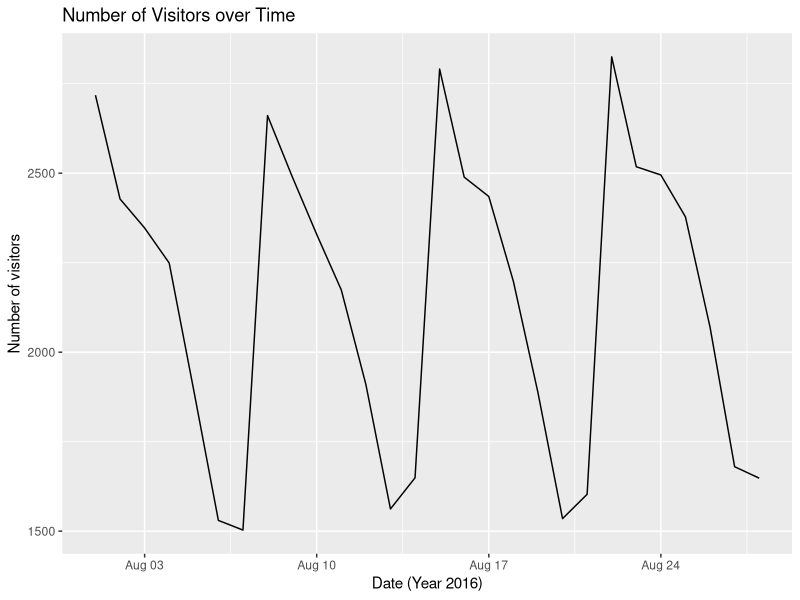
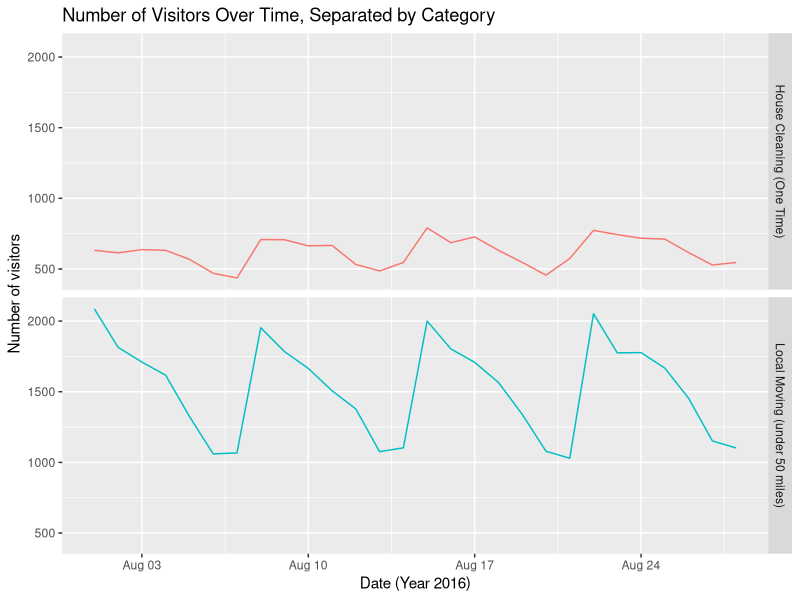
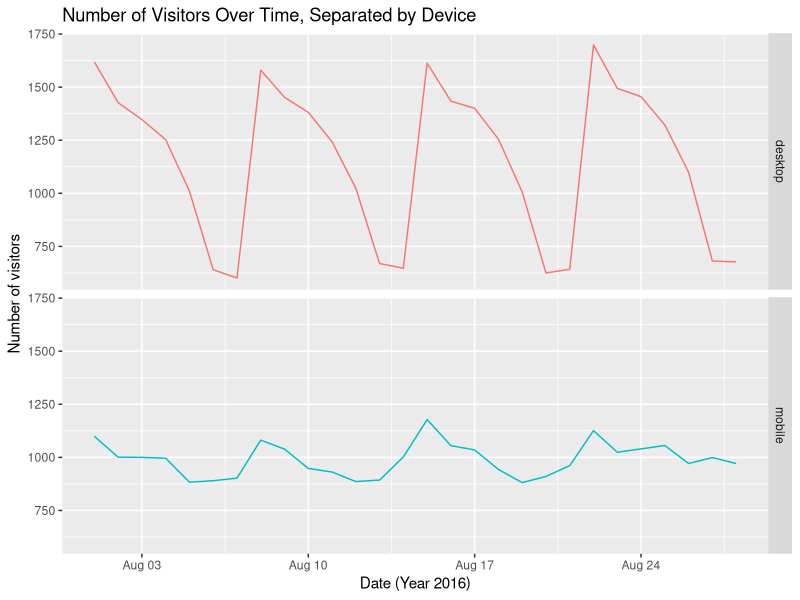
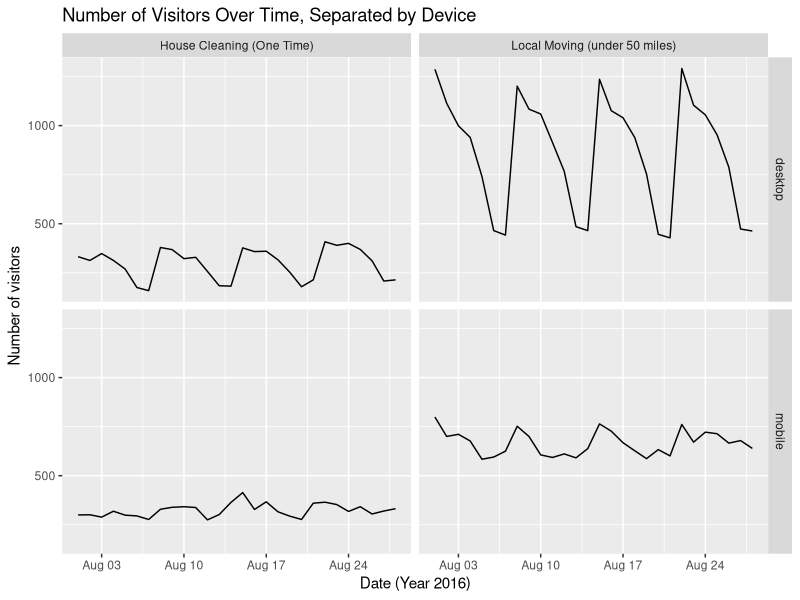
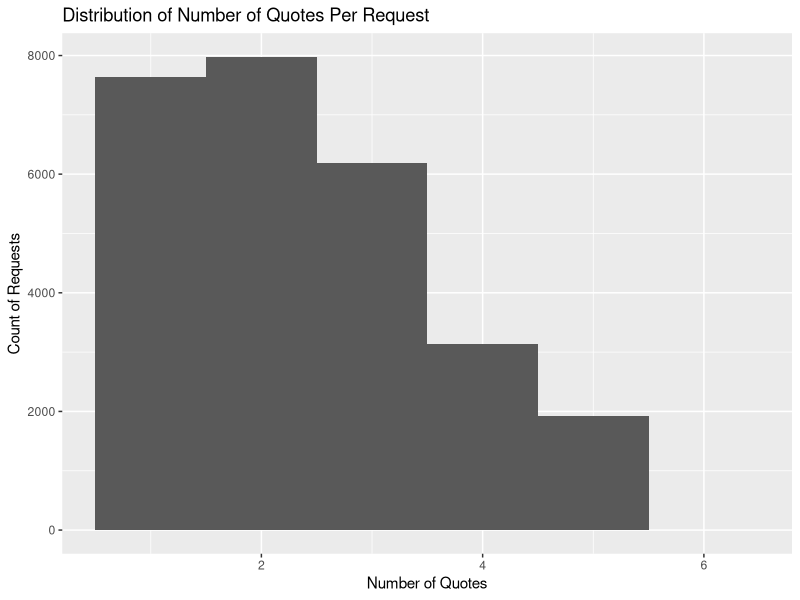
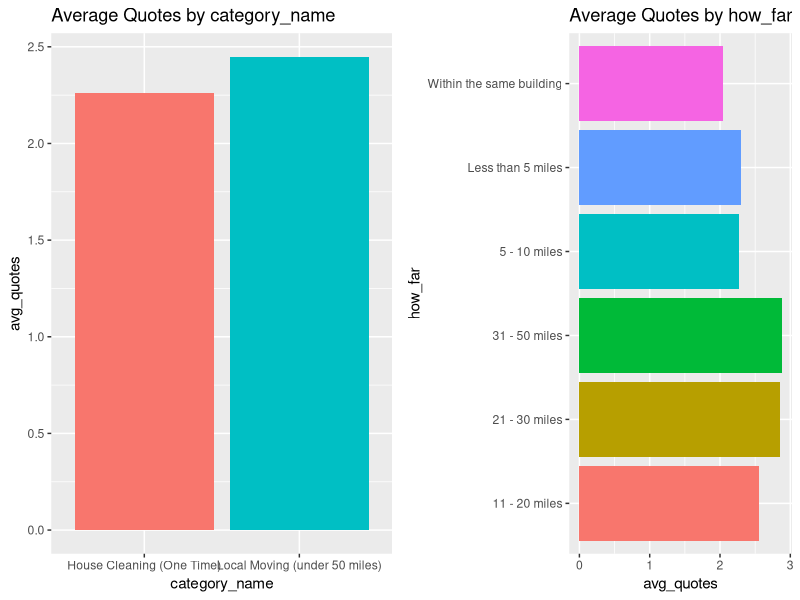
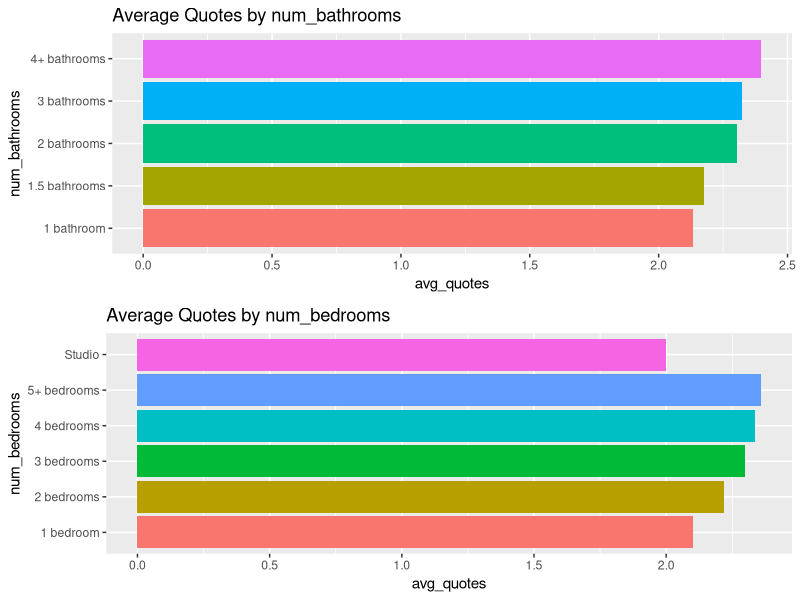
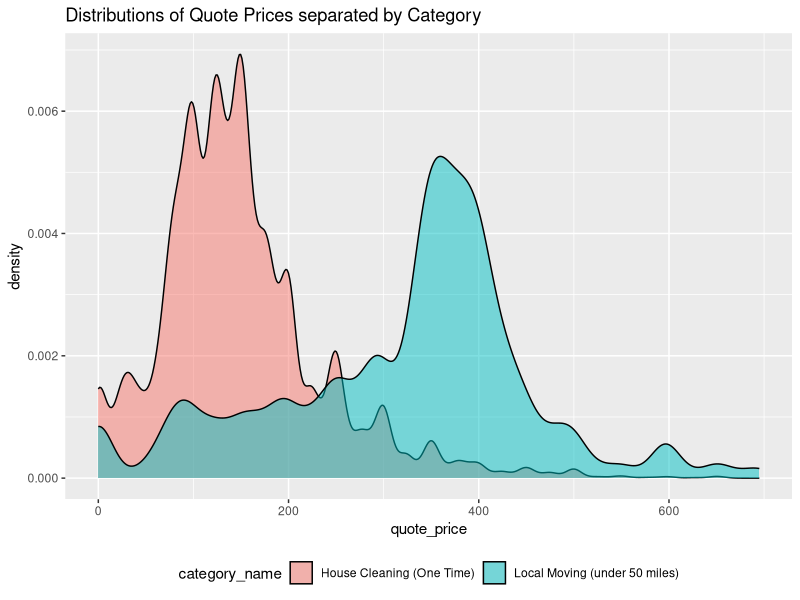

The R script that drew these images, in order:
## ---- chunk 1
knitr::opts_chunk$set(fig.width=8, fig.height=6, echo = F, results = 'hide',
                      warning = F)
setwd("~/Documents/Jobs/Job Applications/Thumbtack")
library(ggplot2)
library(dplyr)
library(grid)
library(gridExtra)
## ---- chunk 2
#First, reading the two datasets:
quotes <- read.csv("quotes.csv", stringsAsFactors = F)
visitors <- read.csv("visitors.csv", stringsAsFactors = F)
## ---- chunk 3
#First, converting session_date column to Date object types:
visitors$session_date <- as.Date(visitors$session_date, format = "%m/%d")
## ---- chunk 4
ggplot_1 <- ggplot(data = visitors, aes(x = session_date))
ggplot_1 +
  geom_line(stat = 'count') + 
  labs(x = "Date (Year 2016)", y = "Number of visitors") +
  ggtitle("Number of Visitors over Time")
## ---- chunk 5
weekdays(as.Date('07-08-2016', '%d-%m-%Y'))

## ---- chunk 6
table(visitors$sent_request)
## ---- chunk 7
sum(visitors$sent_request) / nrow(visitors) * 100
## ---- chunk 8
ggplot_1 + 
  geom_line(stat = 'count', aes(color = category_name)) + 
  facet_grid(category_name ~.) +
  guides(color = F) + 
  labs(x = "Date (Year 2016)", y = "Number of visitors") +
  ggtitle("Number of Visitors Over Time, Separated by Category")

## ---- chunk 9
ggplot_1 + 
  geom_line(stat = 'count', aes(color = device)) + 
  facet_grid(device ~.) +
  guides(color = F) + 
  labs(x = "Date (Year 2016)", y = "Number of visitors") + 
  ggtitle("Number of Visitors Over Time, Separated by Device")

## ---- chunk 10
ggplot_1 + 
  geom_line(stat = 'count') +
  facet_grid(device ~ category_name) +
  labs(x = "Date (Year 2016)", y = "Number of visitors") + 
  ggtitle("Number of Visitors Over Time, Separated by Device")
## ---- chunk 11
table(visitors$category_name) / nrow(visitors) * 100
## ---- chunk 12
table(visitors$device) / nrow(visitors) * 100
## ---- chunk 13
table(visitors$device, visitors$category_name) / nrow(visitors) * 100
## ---- chunk 14
#Reshaping data to only include 1 row per request_id, with
#a new column showing how many quote ids there were for that request:
grouped <-
  quotes %>% group_by(., request_id) %>%
  dplyr::summarise(., num_quotes = n_distinct(quote_id))

## ---- chunk 15
ggplot2 <- ggplot(data = grouped, aes(x = num_quotes))
ggplot2 + 
  geom_histogram(bins = length(unique(grouped$num_quotes))) +
  labs(x = "Number of Quotes", y = "Count of Requests") +
  ggtitle("Distribution of Number of Quotes Per Request")
  

## ---- chunk 16
summary(grouped$num_quotes)
## ---- chunk 17
mean(grouped$num_quotes)
sd(grouped$num_quotes)

## ---- chunk 18
table(visitors[visitors$sent_request == 1, ]$request_id %in% grouped$request_id)
## ---- chunk 19
#Continuing with the joining process of the two datasets:
joined <- dplyr::left_join(grouped, 
                           visitors[visitors$sent_request == 1, ], by = "request_id")

## ---- chunk 20
data_out <- function(data, g){
  output <- 
    data %>% dplyr::group_by_(., g) %>%
    dplyr::summarize(., avg_quotes = sum(num_quotes) / length(num_quotes))
  
  return(output)
}

plot_out <- function(d, x1, y1 = "avg_quotes"){
  plot_graph <- 
    ggplot(data = d, 
           aes_string(x = x1, y = y1, fill = x1)) +
    guides(fill = F) + 
    geom_bar(stat = 'identity') + ggtitle(paste("Average Quotes by", x1))
  return(plot_graph)
}
## ---- chunk 21
#Separated by Category
cat_data <- data_out(joined, "category_name")
p1 <- plot_out(cat_data, "category_name")

#Separated by How_Far for Moving
far_data <- data_out(joined, "how_far")
p2 <- plot_out(far_data[far_data$how_far != "", ], "how_far") + coord_flip()

#Separated by num_bathrooms for Cleaning
bath_data <- data_out(joined, "num_bathrooms")
p3 <- plot_out(bath_data[bath_data$num_bathrooms != "", ], "num_bathrooms") + coord_flip()

#Separated by num_bedrooms for Cleaning
bed_data <- data_out(joined, "num_bedrooms")
p4 <- plot_out(bed_data[bed_data$num_bedrooms != "", ], "num_bedrooms") + coord_flip()

## ---- chunk 22
grid.arrange(p1, p2, ncol = 2)
## ---- chunk 23
grid.arrange(p3, p4, nrow = 2)
## ---- chunk 24
#First creating a joined dataframe to get categories
pdata_joined <- left_join(quotes, visitors[ ,c("category_name","request_id")],
                          by = "request_id")

#To have a reaonable visualization of the density plot
outlier_limit <- 
  IQR(na.omit(pdata_joined$quote_price)) * 1.5 +
  summary(pdata_joined$quote_price)[5]

ggplot(data = pdata_joined[!is.na(pdata_joined$quote_price), ]) +
  geom_density(aes(x = quote_price, fill = category_name), alpha = 0.5) +
  xlim(0, outlier_limit) +
  ggtitle("Distributions of Quote Prices separated by Category") + 
  theme(legend.position = "bottom")
  
## ---- chunk 25
#Assuming we have a month's worth of quoting data for professionals:
hired <- 
  pdata_joined %>% group_by(., pro_id) %>% 
  filter(., hired == 1) %>% summarise(., num_hired = n())
hired <- mean(hired$num_hired)
#So per pro, get number of times hired per month (if quote got hired, that means he got hired) -> and get the mean of number of hired


#avg hired * avg price quoted * 0.03
move_price <- hired * mean(na.omit(pdata_joined$quote_price)) * 0.03

move_price
